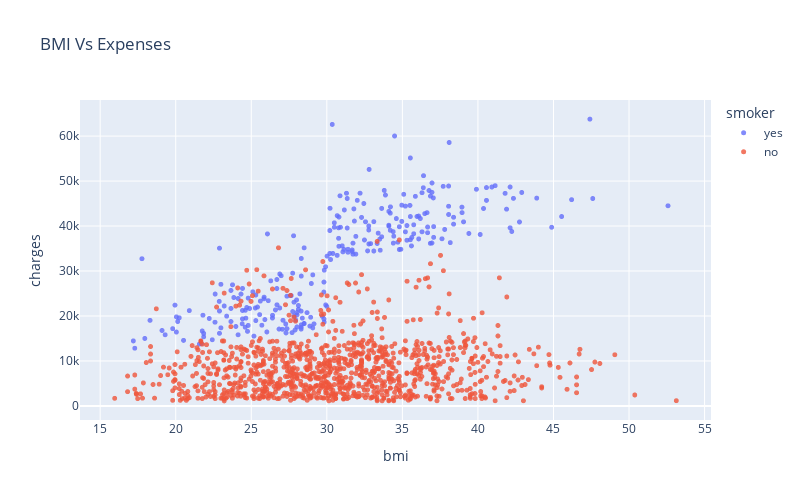

The notebook cell saved with this chart:
### Markdown cell above
### BMI and Expenses

Let's visualize the relationship between BMI (body mass index) and expenses using another scatter plot. Once again, we'll use the values from the "smoker" column to color the points.

### Code cell
fig = px.scatter(df,
                x="bmi",
                y="charges",
                color="smoker",
                hover_data=['sex'],
                opacity=0.8,
                width=800,
                height=500,
                title="BMI Vs Expenses")

fig.update_traces(marker_size=5)
fig.show()

### Figure 1 — Plotly figure (JSON) as saved in the notebook; plotly's stock layout.template omitted (floating-point values rounded to 4 significant figures; data arrays with more than 128 entries replaced by an {"elided": "..."} marker saying what was removed)
{"data": [{"customdata": {"elided": "274x1 str values"}, "hovertemplate": "smoker=yes<br>bmi=%{x}<br>charges=%{y}<br>sex=%{customdata[0]}<extra></extra>", "legendgroup": "yes", "marker": {"color": "#636efa", "opacity": 0.8, "size": 5, "symbol": "circle"}, "mode": "markers", "name": "yes", "showlegend": true, "type": "scattergl", "x": {"elided": "274 float values"}, "xaxis": "x", "y": {"elided": "274 float values"}, "yaxis": "y"}, {"customdata": {"elided": "1064x1 str values"}, "hovertemplate": "smoker=no<br>bmi=%{x}<br>charges=%{y}<br>sex=%{customdata[0]}<extra></extra>", "legendgroup": "no", "marker": {"color": "#EF553B", "opacity": 0.8, "size": 5, "symbol": "circle"}, "mode": "markers", "name": "no", "showlegend": true, "type": "scattergl", "x": {"elided": "1064 float values"}, "xaxis": "x", "y": {"elided": "1064 float values"}, "yaxis": "y"}], "layout": {"height": 500, "legend": {"title": {"text": "smoker"}, "tracegroupgap": 0}, "title": {"text": "BMI Vs Expenses"}, "width": 800, "xaxis": {"anchor": "y", "domain": [0, 1], "title": {"text": "bmi"}}, "yaxis": {"anchor": "x", "domain": [0, 1], "title": {"text": "charges"}}}}
